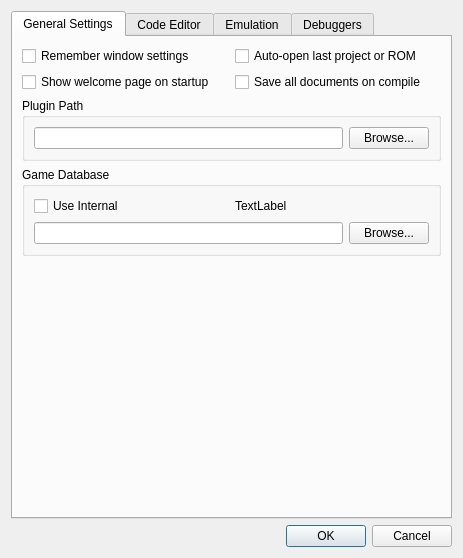
<?xml version="1.0" encoding="UTF-8"?>
<ui version="4.0">
 <class>EnvironmentSettingsDialog</class>
 <widget class="QDialog" name="EnvironmentSettingsDialog">
  <property name="geometry">
   <rect>
    <x>0</x>
    <y>0</y>
    <width>389</width>
    <height>558</height>
   </rect>
  </property>
  <property name="windowTitle">
   <string>Environment Settings</string>
  </property>
  <layout class="QGridLayout" name="gridLayout_2">
   <item row="1" column="0">
    <widget class="QTabWidget" name="tabWidget">
     <property name="currentIndex">
      <number>0</number>
     </property>
     <widget class="QWidget" name="general">
      <attribute name="title">
       <string>General Settings</string>
      </attribute>
      <layout class="QGridLayout" name="gridLayout">
       <item row="0" column="0">
        <widget class="QCheckBox" name="rememberWindowSettings">
         <property name="text">
          <string>Remember window settings</string>
         </property>
        </widget>
       </item>
       <item row="0" column="1">
        <widget class="QCheckBox" name="trackRecentProjects">
         <property name="text">
          <string>Auto-open last project or ROM</string>
         </property>
        </widget>
       </item>
       <item row="4" column="0" colspan="2">
        <spacer name="verticalSpacer">
         <property name="orientation">
          <enum>Qt::Vertical</enum>
         </property>
         <property name="sizeHint" stdset="0">
          <size>
           <width>20</width>
           <height>40</height>
          </size>
         </property>
        </spacer>
       </item>
       <item row="1" column="0">
        <widget class="QCheckBox" name="showWelcomeOnStart">
         <property name="text">
          <string>Show welcome page on startup</string>
         </property>
        </widget>
       </item>
       <item row="1" column="1">
        <widget class="QCheckBox" name="saveAllOnCompile">
         <property name="text">
          <string>Save all documents on compile</string>
         </property>
        </widget>
       </item>
       <item row="2" column="0" colspan="2">
        <widget class="QGroupBox" name="groupBox_2">
         <property name="title">
          <string>Plugin Path</string>
         </property>
         <layout class="QHBoxLayout" name="horizontalLayout">
          <item>
           <widget class="QLineEdit" name="PluginPathEdit">
            <property name="readOnly">
             <bool>true</bool>
            </property>
           </widget>
          </item>
          <item>
           <widget class="QPushButton" name="PluginPathButton">
            <property name="text">
             <string>Browse...</string>
            </property>
            <property name="icon">
             <iconset resource="resource.qrc">
              <normaloff>:/resources/document-open.svg</normaloff>:/resources/document-open.svg</iconset>
            </property>
           </widget>
          </item>
         </layout>
        </widget>
       </item>
       <item row="3" column="0" colspan="2">
        <widget class="QGroupBox" name="groupBox_3">
         <property name="title">
          <string>Game Database</string>
         </property>
         <layout class="QGridLayout" name="gridLayout_4">
          <item row="2" column="0" colspan="2">
           <layout class="QHBoxLayout" name="horizontalLayout_2">
            <item>
             <widget class="QLineEdit" name="GameDatabasePathEdit">
              <property name="readOnly">
               <bool>true</bool>
              </property>
             </widget>
            </item>
            <item>
             <widget class="QPushButton" name="GameDatabasePathButton">
              <property name="text">
               <string>Browse...</string>
              </property>
              <property name="icon">
               <iconset resource="resource.qrc">
                <normaloff>:/resources/document-open.svg</normaloff>:/resources/document-open.svg</iconset>
              </property>
             </widget>
            </item>
           </layout>
          </item>
          <item row="1" column="0" colspan="2">
           <layout class="QHBoxLayout" name="horizontalLayout_3">
            <item>
             <widget class="QCheckBox" name="useInternalDB">
              <property name="text">
               <string>Use Internal</string>
              </property>
             </widget>
            </item>
            <item>
             <widget class="QLabel" name="GameDatabase">
              <property name="text">
               <string>TextLabel</string>
              </property>
             </widget>
            </item>
           </layout>
          </item>
         </layout>
        </widget>
       </item>
      </layout>
     </widget>
     <widget class="QWidget" name="codeEditor">
      <attribute name="title">
       <string>Code Editor</string>
      </attribute>
      <layout class="QGridLayout" name="gridLayout_3">
       <item row="0" column="0" colspan="2">
        <widget class="QGroupBox" name="groupBox">
         <property name="title">
          <string>General Coloring</string>
         </property>
         <layout class="QGridLayout" name="gridLayout_16">
          <item row="0" column="1">
           <widget class="QPushButton" name="backgroundColor">
            <property name="text">
             <string>Color</string>
            </property>
           </widget>
          </item>
          <item row="1" column="1">
           <widget class="QPushButton" name="highlightBarColor">
            <property name="text">
             <string>Background</string>
            </property>
           </widget>
          </item>
          <item row="2" column="1">
           <widget class="QPushButton" name="marginBackgroundColor">
            <property name="text">
             <string>Background</string>
            </property>
           </widget>
          </item>
          <item row="2" column="3">
           <widget class="QCheckBox" name="showLineNumberMargin">
            <property name="text">
             <string>Line Numbers</string>
            </property>
           </widget>
          </item>
          <item row="2" column="2">
           <widget class="QPushButton" name="marginForegroundColor">
            <property name="text">
             <string>Foreground</string>
            </property>
           </widget>
          </item>
          <item row="1" column="2">
           <widget class="QCheckBox" name="showHighlightBar">
            <property name="text">
             <string>Highlight Bar</string>
            </property>
           </widget>
          </item>
          <item row="2" column="0">
           <widget class="QLabel" name="label">
            <property name="text">
             <string>Margins:</string>
            </property>
           </widget>
          </item>
          <item row="1" column="0">
           <widget class="QLabel" name="label_2">
            <property name="text">
             <string>Highlights:</string>
            </property>
           </widget>
          </item>
          <item row="0" column="0">
           <widget class="QLabel" name="label_3">
            <property name="text">
             <string>Paper:</string>
            </property>
           </widget>
          </item>
         </layout>
        </widget>
       </item>
       <item row="1" column="0">
        <widget class="QGroupBox" name="groupBox_12">
         <property name="title">
          <string>Text Styles</string>
         </property>
         <layout class="QGridLayout" name="gridLayout_17">
          <item row="6" column="2">
           <widget class="QCheckBox" name="fontItalic">
            <property name="text">
             <string>Italic</string>
            </property>
           </widget>
          </item>
          <item row="6" column="1">
           <widget class="QCheckBox" name="fontBold">
            <property name="text">
             <string>Bold</string>
            </property>
           </widget>
          </item>
          <item row="6" column="3">
           <widget class="QCheckBox" name="fontUnderline">
            <property name="text">
             <string>Underline</string>
            </property>
           </widget>
          </item>
          <item row="1" column="0">
           <widget class="QLabel" name="label_4">
            <property name="text">
             <string>Style:</string>
            </property>
           </widget>
          </item>
          <item row="1" column="1" colspan="3">
           <widget class="QComboBox" name="styleName"/>
          </item>
          <item row="2" column="1" colspan="3">
           <widget class="QPushButton" name="styleColor">
            <property name="text">
             <string>Color</string>
            </property>
           </widget>
          </item>
          <item row="3" column="1" colspan="3">
           <widget class="QFontComboBox" name="styleFont"/>
          </item>
          <item row="2" column="0">
           <widget class="QSpinBox" name="fontSize">
            <property name="buttonSymbols">
             <enum>QAbstractSpinBox::PlusMinus</enum>
            </property>
            <property name="suffix">
             <string> pt</string>
            </property>
            <property name="minimum">
             <number>6</number>
            </property>
            <property name="maximum">
             <number>36</number>
            </property>
           </widget>
          </item>
         </layout>
        </widget>
       </item>
       <item row="2" column="0" colspan="2">
        <layout class="QGridLayout" name="example">
         <property name="sizeConstraint">
          <enum>QLayout::SetNoConstraint</enum>
         </property>
        </layout>
       </item>
       <item row="1" column="1">
        <widget class="QGroupBox" name="groupBox_7">
         <property name="title">
          <string>Tips</string>
         </property>
         <layout class="QVBoxLayout" name="verticalLayout">
          <item>
           <widget class="QCheckBox" name="showSymbolTips">
            <property name="text">
             <string>Symbols</string>
            </property>
           </widget>
          </item>
          <item>
           <widget class="QCheckBox" name="showOpcodeTips">
            <property name="text">
             <string>Opcodes</string>
            </property>
           </widget>
          </item>
         </layout>
        </widget>
       </item>
      </layout>
     </widget>
     <widget class="QWidget" name="emulation">
      <attribute name="title">
       <string>Emulation</string>
      </attribute>
      <layout class="QGridLayout" name="gridLayout_6">
       <item row="0" column="0" colspan="2">
        <widget class="QGroupBox" name="groupBox_6">
         <property name="title">
          <string>Sound Buffer Depth</string>
         </property>
         <layout class="QGridLayout" name="gridLayout_8">
          <item row="0" column="1">
           <widget class="QSlider" name="soundBufferDepth">
            <property name="minimum">
             <number>1024</number>
            </property>
            <property name="maximum">
             <number>8192</number>
            </property>
            <property name="singleStep">
             <number>1024</number>
            </property>
            <property name="pageStep">
             <number>1024</number>
            </property>
            <property name="value">
             <number>1024</number>
            </property>
            <property name="sliderPosition">
             <number>1024</number>
            </property>
            <property name="tracking">
             <bool>false</bool>
            </property>
            <property name="orientation">
             <enum>Qt::Horizontal</enum>
            </property>
            <property name="invertedAppearance">
             <bool>false</bool>
            </property>
            <property name="invertedControls">
             <bool>false</bool>
            </property>
            <property name="tickPosition">
             <enum>QSlider::TicksBothSides</enum>
            </property>
            <property name="tickInterval">
             <number>1024</number>
            </property>
           </widget>
          </item>
          <item row="1" column="1">
           <widget class="QLabel" name="soundBufferDepthMsg">
            <property name="text">
             <string>TextLabel</string>
            </property>
            <property name="wordWrap">
             <bool>true</bool>
            </property>
            <property name="textInteractionFlags">
             <set>Qt::NoTextInteraction</set>
            </property>
           </widget>
          </item>
         </layout>
        </widget>
       </item>
       <item row="1" column="0" colspan="2">
        <widget class="QGroupBox" name="groupBox_4">
         <property name="title">
          <string>ROM Path</string>
         </property>
         <layout class="QGridLayout" name="gridLayout_5">
          <item row="0" column="0">
           <widget class="QLineEdit" name="ROMPath">
            <property name="readOnly">
             <bool>true</bool>
            </property>
           </widget>
          </item>
          <item row="0" column="1">
           <widget class="QPushButton" name="ROMPathBrowse">
            <property name="text">
             <string>Browse...</string>
            </property>
            <property name="icon">
             <iconset resource="resource.qrc">
              <normaloff>:/resources/document-open.svg</normaloff>:/resources/document-open.svg</iconset>
            </property>
           </widget>
          </item>
         </layout>
        </widget>
       </item>
       <item row="2" column="0" colspan="2">
        <widget class="QCheckBox" name="runRom">
         <property name="text">
          <string>Run ROM after loading</string>
         </property>
        </widget>
       </item>
       <item row="4" column="0" colspan="2">
        <spacer name="verticalSpacer_3">
         <property name="orientation">
          <enum>Qt::Vertical</enum>
         </property>
         <property name="sizeHint" stdset="0">
          <size>
           <width>20</width>
           <height>168</height>
          </size>
         </property>
        </spacer>
       </item>
       <item row="3" column="0">
        <widget class="QCheckBox" name="followExecution">
         <property name="text">
          <string>Follow Execution in Code Editor (if available)</string>
         </property>
        </widget>
       </item>
      </layout>
     </widget>
     <widget class="QWidget" name="debuggers">
      <attribute name="title">
       <string>Debuggers</string>
      </attribute>
      <layout class="QGridLayout" name="gridLayout_9">
       <item row="0" column="0">
        <widget class="QGroupBox" name="groupBox_5">
         <property name="title">
          <string>Debugger Update Rate</string>
         </property>
         <layout class="QGridLayout" name="gridLayout_7">
          <item row="0" column="1">
           <widget class="QSlider" name="debuggerUpdateRate">
            <property name="maximum">
             <number>2</number>
            </property>
            <property name="pageStep">
             <number>1</number>
            </property>
            <property name="orientation">
             <enum>Qt::Horizontal</enum>
            </property>
            <property name="invertedAppearance">
             <bool>false</bool>
            </property>
            <property name="invertedControls">
             <bool>false</bool>
            </property>
            <property name="tickPosition">
             <enum>QSlider::TicksBothSides</enum>
            </property>
            <property name="tickInterval">
             <number>1</number>
            </property>
           </widget>
          </item>
          <item row="1" column="1">
           <widget class="QLabel" name="debuggerUpdateRateMsg">
            <property name="text">
             <string>TextLabel</string>
            </property>
            <property name="wordWrap">
             <bool>true</bool>
            </property>
            <property name="textInteractionFlags">
             <set>Qt::NoTextInteraction</set>
            </property>
           </widget>
          </item>
         </layout>
        </widget>
       </item>
       <item row="1" column="0">
        <spacer name="verticalSpacer_2">
         <property name="orientation">
          <enum>Qt::Vertical</enum>
         </property>
         <property name="sizeHint" stdset="0">
          <size>
           <width>20</width>
           <height>40</height>
          </size>
         </property>
        </spacer>
       </item>
      </layout>
     </widget>
    </widget>
   </item>
   <item row="2" column="0">
    <widget class="QDialogButtonBox" name="buttonBox">
     <property name="orientation">
      <enum>Qt::Horizontal</enum>
     </property>
     <property name="standardButtons">
      <set>QDialogButtonBox::Cancel|QDialogButtonBox::Ok</set>
     </property>
    </widget>
   </item>
  </layout>
 </widget>
 <resources>
  <include location="resource.qrc"/>
 </resources>
 <connections>
  <connection>
   <sender>buttonBox</sender>
   <signal>accepted()</signal>
   <receiver>EnvironmentSettingsDialog</receiver>
   <slot>accept()</slot>
   <hints>
    <hint type="sourcelabel">
     <x>248</x>
     <y>254</y>
    </hint>
    <hint type="destinationlabel">
     <x>157</x>
     <y>274</y>
    </hint>
   </hints>
  </connection>
  <connection>
   <sender>buttonBox</sender>
   <signal>rejected()</signal>
   <receiver>EnvironmentSettingsDialog</receiver>
   <slot>reject()</slot>
   <hints>
    <hint type="sourcelabel">
     <x>316</x>
     <y>260</y>
    </hint>
    <hint type="destinationlabel">
     <x>286</x>
     <y>274</y>
    </hint>
   </hints>
  </connection>
 </connections>
</ui>
